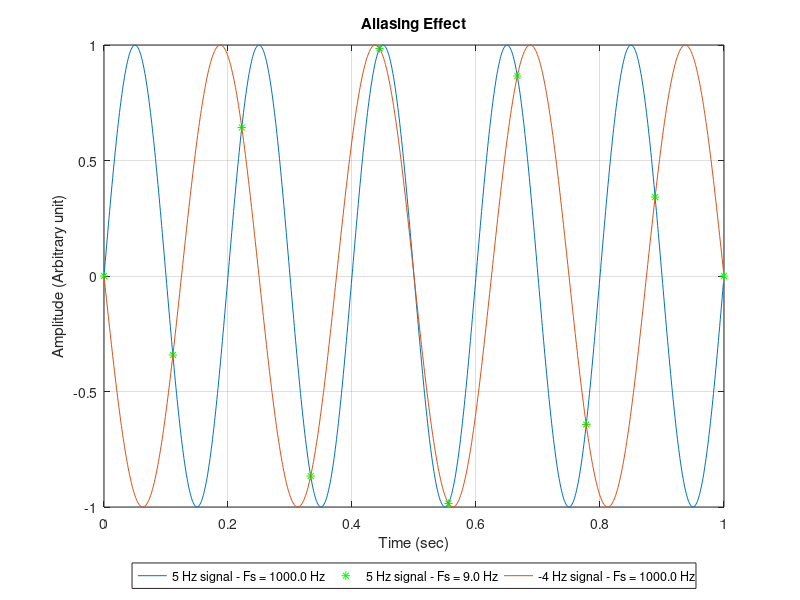

Write MATLAB code to recreate this figure.
close all
clear variables
clc

TT = 1; % total time
N = 1000; % number of samples
Ts1 = TT/N; % sample time 1
Ts2 = 1/9; % sample time 2
f1 = 5; % signal frequency 1
f2 = f1 - 1/Ts2; % signal frequency 2

t1 = (0:N-1)*Ts1; % time vector  with a sample time of Ts1
t2 = (0:Ts2:TT); % time vector  with a sample time of Ts2
x1 = sin(2*pi*f1*t1); % signal 1 sampled at t1  points
plot(t1,x1,'DisplayName',sprintf('%d Hz signal - Fs = %.1f Hz',f1,Ts1^-1));
hold on

x2 = sin(2*pi*f1*t2); % signal 2 sampled at t2  points
plot(t2,x2,"*g",'DisplayName',sprintf('%d Hz signal - Fs = %.1f Hz',f1,Ts2^-1));

x3 = sin(2*pi*f2*t1); % signal 3 sampled at t1  points
plot(t1,x3,'DisplayName',sprintf('%d Hz signal - Fs = %.1f Hz',f2,Ts1^-1));

legend('Orientation','horizontal','Box','on','Location','southoutside')
grid on
ylabel('Amplitude (Arbitrary unit)')
xlabel('Time (sec)');
title('Aliasing Effect');
